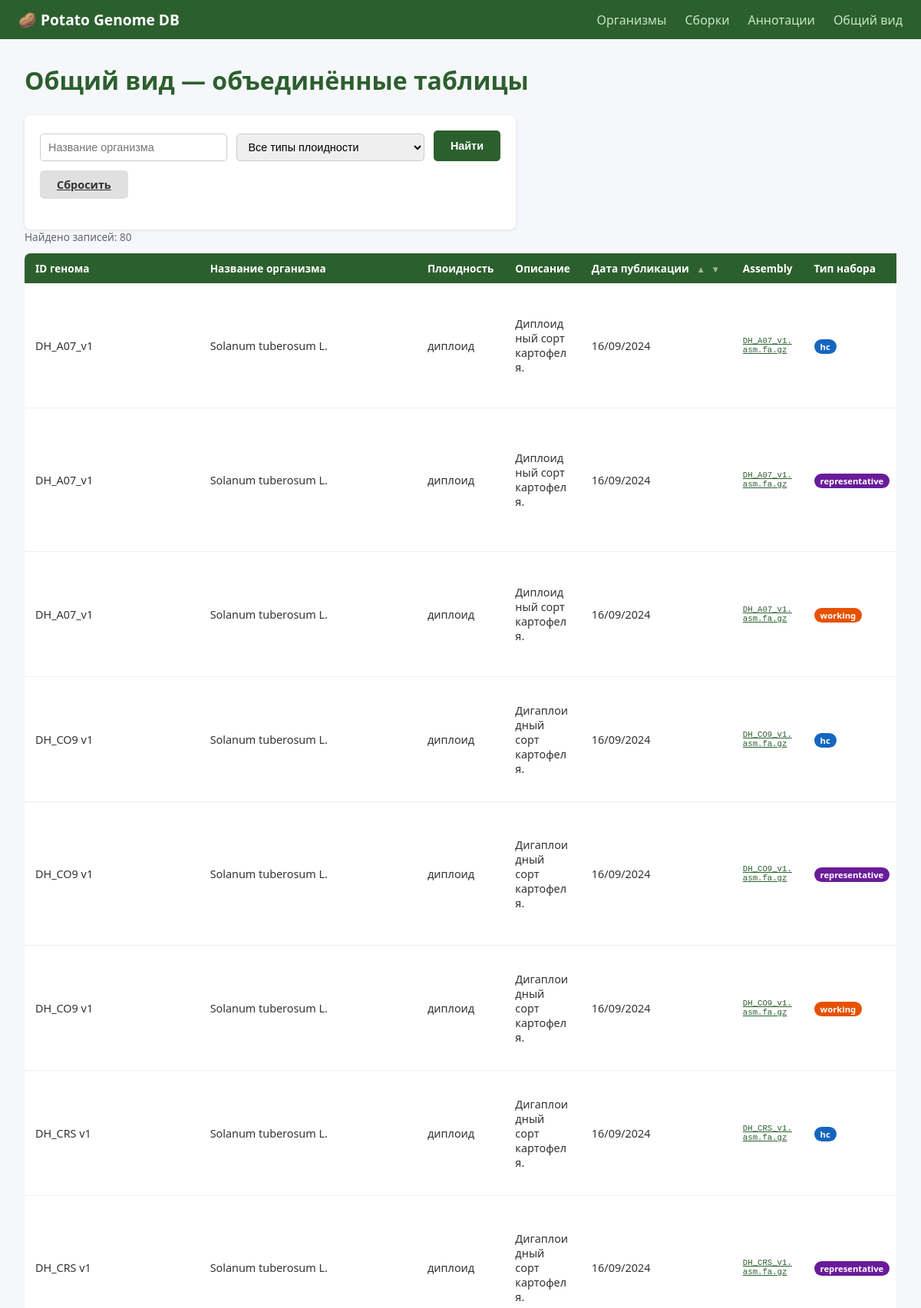
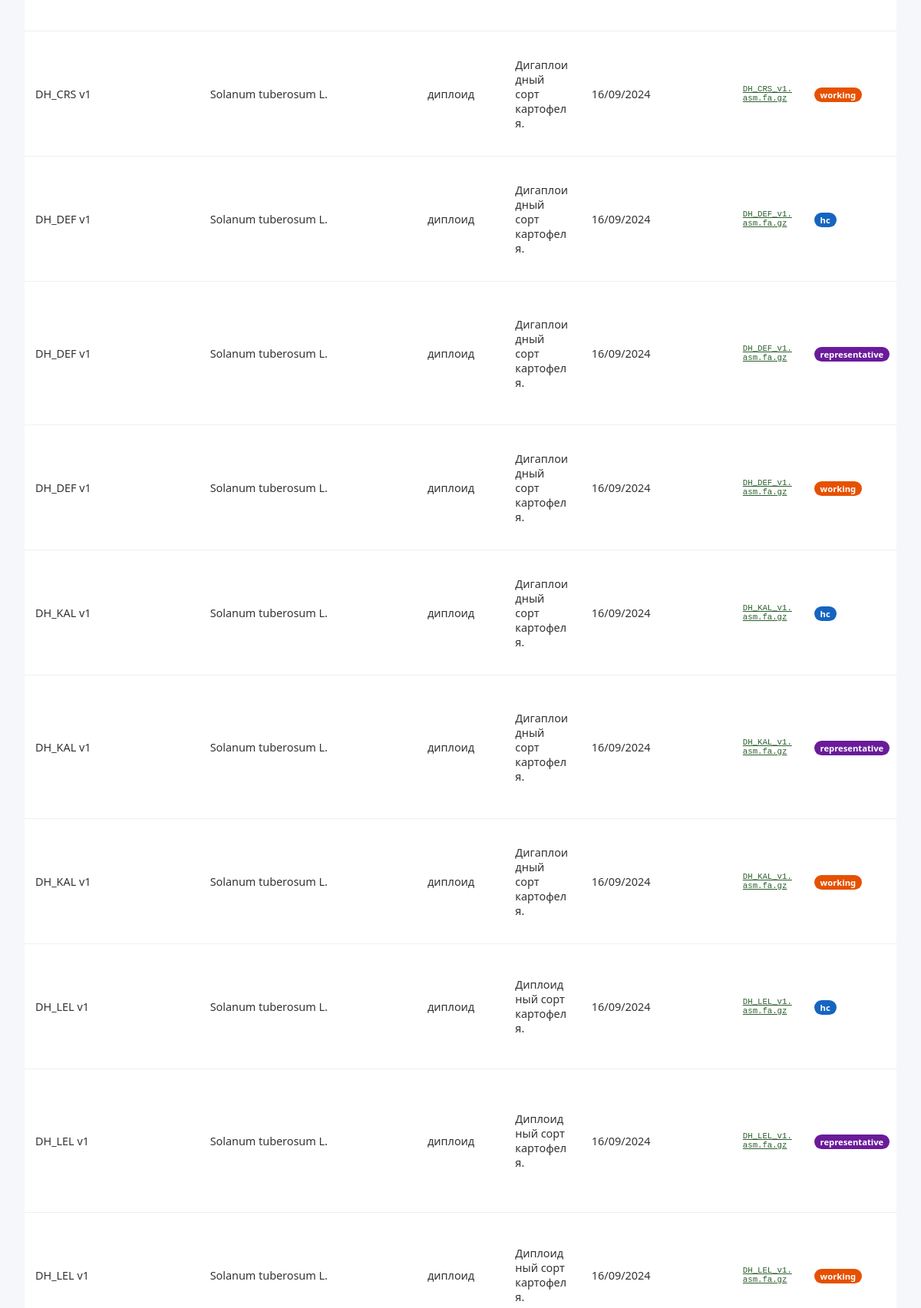
Screenshot of /joined (upper part) with the database file from the repository (2 pictures, top to bottom).
### models/Genome_annotation.py (models this page shows)
class Genome_annotation(Base):
    __tablename__ = "Genome_annotation"
    __table_args__ = (
        UniqueConstraint("genome_id", "set_type", name="uq_genome_set"),
        CheckConstraint("set_type IN ('hc', 'representative', 'working')", name="ck_set_type"),
    )
    id        = Column(Integer, primary_key=True, autoincrement=True)
    genome_id = Column(String, ForeignKey("Organism.genome_id", ondelete="CASCADE", onupdate="CASCADE"), nullable=False)
    set_type  = Column(String, nullable=False)   # 'hc' | 'representative' | 'working'
    gff3_file = Column(String, nullable=True)
    gff3_link = Column(String, nullable=True)
    cdna_file = Column(String, nullable=True)
    cdna_link = Column(String, nullable=True)
    cds_file  = Column(String, nullable=True)
    cds_link  = Column(String, nullable=True)
    pep_file  = Column(String, nullable=True)
    pep_link  = Column(String, nullable=True)
    organism = relationship("Organism", back_populates="annotation")

### models/Organism.py (models this page shows)
class Organism(Base):
    __tablename__ = "Organism"
    genome_id    = Column(String, primary_key=True, index=True)
    organism_name = Column(String, nullable=True)
    ploidy_type  = Column(String, nullable=True)
    description  = Column(Text, nullable=True)
    assembly   = relationship(
        "Genome_assembly",
        back_populates="organism",
        cascade="all, delete-orphan",
        uselist=False,
    )
    annotation = relationship(
        "Genome_annotation",
        back_populates="organism",
        cascade="all, delete-orphan",
        uselist=False,
    )

### models/Genome_assembly.py (models this page shows)
class Genome_assembly(Base):
    __tablename__ = "Genome_assembly"
    genome_id      = Column(String, ForeignKey("Organism.genome_id", ondelete="CASCADE", onupdate="CASCADE"), primary_key=True, index=True)
    assembly_file  = Column(String, nullable=True)
    assembly_link  = Column(String, nullable=True)
    masked_file    = Column(String, nullable=True)
    masked_link    = Column(String, nullable=True)
    softmasked_file = Column(String, nullable=True)
    softmasked_link = Column(String, nullable=True)
    release_date   = Column(String, nullable=True)
    organism = relationship("Organism", back_populates="assembly")

### main.py (the view)
@app.get("/joined", response_class=HTMLResponse)
def joined_view(
    request: Request, db: Session = Depends(get_db),
    organism_name: Optional[str] = None,
    ploidy_type:   Optional[str] = None,
    sort_date:     Optional[str] = None,   # "asc" | "desc"
    message: str = "", error: str = "",
):
    query = (
        db.query(
            Organism.genome_id, Organism.organism_name, Organism.ploidy_type, Organism.description,
            Genome_assembly.release_date, Genome_assembly.assembly_file, Genome_assembly.assembly_link,
            Genome_annotation.set_type,
            Genome_annotation.gff3_file, Genome_annotation.gff3_link,
            Genome_annotation.cdna_file, Genome_annotation.cdna_link,
            Genome_annotation.cds_file,  Genome_annotation.cds_link,
            Genome_annotation.pep_file,  Genome_annotation.pep_link,
        )
        .outerjoin(Genome_assembly,   Organism.genome_id == Genome_assembly.genome_id)
        .outerjoin(Genome_annotation, Organism.genome_id == Genome_annotation.genome_id)
    )
    if organism_name:
        query = query.filter(Organism.organism_name.ilike(f"%{organism_name}%"))
    if ploidy_type:
        query = query.filter(Organism.ploidy_type == ploidy_type)
    if sort_date == "asc":
        query = query.order_by(Genome_assembly.release_date.asc())
    elif sort_date == "desc":
        query = query.order_by(Genome_assembly.release_date.desc())
    ploidy_types = [r[0] for r in db.query(Organism.ploidy_type).distinct() if r[0]]
    return templates.TemplateResponse(request=request, name="joined.html", context={
        "rows": query.all(), "ploidy_types": ploidy_types,
        "filters": {
            "organism_name": organism_name,
            "ploidy_type":   ploidy_type,
            "sort_date":     sort_date,
        },
        "message": message, "error": error,
    })

### templates/joined.html (shortened to what this page needs)
{% extends "base.html" %}
{% block main_class %}wide{% endblock %}
{% block content %}
<h1>Общий вид — объединённые таблицы</h1>
<form method="get" action="/joined">
  <div class="filters">
    <input name="organism_name" placeholder="Название организма"
           value="{{ filters.organism_name or '' }}">
    <select name="ploidy_type">
      <option value="">Все типы плоидности</option>
    </select>
    <button type="submit" class="btn btn-primary">Найти</button>
    <a href="/joined" class="btn" style="background:#e0e0e0;color:#333">Сбросить</a>
  </div>
</form>
<p style="margin-bottom:12px;color:#666;font-size:.85em">
  Найдено записей: {{ rows|length }}
</p>
<div class="table-wrap">
  <table>
    <thead>
      <tr>
        <th>ID генома</th>
        <th>Название организма</th>
        <th>Плоидность</th>
        <th>Описание</th>
        <th>
          Дата публикации
          <span class="sort-links">
            <a href="?organism_name={{ filters.organism_name or '' }}&ploidy_type={{ filters.ploidy_type or '' }}&sort_date=asc"
               class="sort-btn {% if filters.sort_date == 'asc' %}sort-active{% endif %}"
               title="Сначала старые">▲</a>
            <a href="?organism_name={{ filters.organism_name or '' }}&ploidy_type={{ filters.ploidy_type or '' }}&sort_date=desc"
               class="sort-btn {% if filters.sort_date == 'desc' %}sort-active{% endif %}"
               title="Сначала новые">▼</a>
          </span>
        </th>
        <th>Assembly</th>
        <th>Тип набора</th>
      </tr>
    </thead>
    <tbody>
      {% for r in rows %}
      <tr>
        <td class="col-nowrap">{{ r.genome_id }}</td>
        <td class="col-nowrap">{{ r.organism_name }}</td>
        <td class="col-nowrap">{{ r.ploidy_type | ploidy_ru }}</td>
        <td class="col-desc">{{ r.description }}</td>
        <td class="col-nowrap">{{ r.release_date | fmt_date or '—' }}</td>
        <td class="col-file">{% if r.assembly_link %}<a href="{{ r.assembly_link }}" target="_blank">{{ r.assembly_file }}</a>{% else %}{{ r.assembly_file or '—' }}{% endif %}</td>
        <td class="col-nowrap">{% if r.set_type %}<span class="badge-{{ r.set_type }}">{{ r.set_type }}</span>{% else %}—{% endif %}</td>
      </tr>
      {% else %}
      <tr><td colspan="11" style="text-align:center;color:#aaa">Записи не найдены.</td></tr>
      {% endfor %}
    </tbody>
  </table>
</div>
{% endblock %}

### templates/base.html (style rules this page uses)
* { box-sizing: border-box; margin: 0; padding: 0; }
body { font-family: 'Segoe UI', sans-serif; background: #f5f7fa; color: #333; }
h1 { color: #2c5f2e; margin-bottom: 24px; }
.table-wrap { overflow-x: auto; }
table { width: 100%; border-collapse: collapse; background: white; border-radius: 8px; overflow: hidden; box-shadow: 0 1px 4px rgba(0,0,0,.1); }
th { background: #2c5f2e; color: white; padding: 10px 14px; text-align: left; font-size: .85em; white-space: nowrap; }
td { padding: 9px 14px; border-bottom: 1px solid #e8f5e9; font-size: .9em; }
.col-nowrap { white-space: nowrap; }
.col-desc { max-width: 340px; word-break: break-word; }
.col-file { word-break: break-all; font-family: monospace; font-size: .82em; }
form { background: white; padding: 20px; border-radius: 8px; box-shadow: 0 1px 4px rgba(0,0,0,.1); max-width: 640px; }
input, select { width: 100%; margin-top: 4px; padding: 8px 10px; border: 1px solid #ccc; border-radius: 5px; font-size: .9em; }
.btn { display: inline-block; margin-top: 16px; padding: 9px 22px; border: none; border-radius: 5px; cursor: pointer; font-size: .9em; font-weight: 600; }
.btn-primary { background: #2c5f2e; color: white; }
.filters { display: flex; gap: 12px; flex-wrap: wrap; margin-bottom: 20px; }
.filters input, .filters select { width: auto; flex: 1 1 160px; }
.filters .btn { margin-top: 0; }
td a { color: #2c5f2e; }
.sort-links { margin-left: 4px; white-space: nowrap; }
.sort-btn { color: rgba(255,255,255,.55); text-decoration: none; font-size: .85em; padding: 0 2px; }
.badge-hc { background: #1565c0; color: white; padding: 2px 8px; border-radius: 10px; font-size: .78em; font-weight: 700; white-space: nowrap; }
.badge-representative { background: #6a1b9a; color: white; padding: 2px 8px; border-radius: 10px; font-size: .78em; font-weight: 700; white-space: nowrap; }
.badge-working { background: #e65100; color: white; padding: 2px 8px; border-radius: 10px; font-size: .78em; font-weight: 700; white-space: nowrap; }

### rows the page displays
Genome_annotation: genome_id "DH_A07_v1", organism_name "Solanum tuberosum L.", ploidy_type|ploidy_ru "диплоид", description "Диплоидный сорт картофеля.", release_date|fmt_date "16/09/2024", assembly_file "DH_A07_v1.asm.fa.gz", set_type "hc"
Genome_annotation: genome_id "DH_A07_v1", organism_name "Solanum tuberosum L.", ploidy_type|ploidy_ru "диплоид", description "Диплоидный сорт картофеля.", release_date|fmt_date "16/09/2024", assembly_file "DH_A07_v1.asm.fa.gz", set_type "representative"
Genome_annotation: genome_id "DH_A07_v1", organism_name "Solanum tuberosum L.", ploidy_type|ploidy_ru "диплоид", description "Диплоидный сорт картофеля.", release_date|fmt_date "16/09/2024", assembly_file "DH_A07_v1.asm.fa.gz", set_type "working"
Genome_annotation: genome_id "DH_CO9 v1", organism_name "Solanum tuberosum L.", ploidy_type|ploidy_ru "диплоид", description "Дигаплоидный сорт картофеля.", release_date|fmt_date "16/09/2024", assembly_file "DH_CO9_v1.asm.fa.gz", set_type "hc"
Genome_annotation: genome_id "DH_CO9 v1", organism_name "Solanum tuberosum L.", ploidy_type|ploidy_ru "диплоид", description "Дигаплоидный сорт картофеля.", release_date|fmt_date "16/09/2024", assembly_file "DH_CO9_v1.asm.fa.gz", set_type "representative"
Genome_annotation: genome_id "DH_CO9 v1", organism_name "Solanum tuberosum L.", ploidy_type|ploidy_ru "диплоид", description "Дигаплоидный сорт картофеля.", release_date|fmt_date "16/09/2024", assembly_file "DH_CO9_v1.asm.fa.gz", set_type "working"
Genome_annotation: genome_id "DH_CRS v1", organism_name "Solanum tuberosum L.", ploidy_type|ploidy_ru "диплоид", description "Дигаплоидный сорт картофеля.", release_date|fmt_date "16/09/2024", assembly_file "DH_CRS_v1.asm.fa.gz", set_type "hc"
Genome_annotation: genome_id "DH_CRS v1", organism_name "Solanum tuberosum L.", ploidy_type|ploidy_ru "диплоид", description "Дигаплоидный сорт картофеля.", release_date|fmt_date "16/09/2024", assembly_file "DH_CRS_v1.asm.fa.gz", set_type "representative"
Genome_annotation: genome_id "DH_CRS v1", organism_name "Solanum tuberosum L.", ploidy_type|ploidy_ru "диплоид", description "Дигаплоидный сорт картофеля.", release_date|fmt_date "16/09/2024", assembly_file "DH_CRS_v1.asm.fa.gz", set_type "working"
Genome_annotation: genome_id "DH_DEF v1", organism_name "Solanum tuberosum L.", ploidy_type|ploidy_ru "диплоид", description "Дигаплоидный сорт картофеля.", release_date|fmt_date "16/09/2024", assembly_file "DH_DEF_v1.asm.fa.gz", set_type "hc"
Genome_annotation: genome_id "DH_DEF v1", organism_name "Solanum tuberosum L.", ploidy_type|ploidy_ru "диплоид", description "Дигаплоидный сорт картофеля.", release_date|fmt_date "16/09/2024", assembly_file "DH_DEF_v1.asm.fa.gz", set_type "representative"
Genome_annotation: genome_id "DH_DEF v1", organism_name "Solanum tuberosum L.", ploidy_type|ploidy_ru "диплоид", description "Дигаплоидный сорт картофеля.", release_date|fmt_date "16/09/2024", assembly_file "DH_DEF_v1.asm.fa.gz", set_type "working"
Genome_annotation: genome_id "DH_KAL v1", organism_name "Solanum tuberosum L.", ploidy_type|ploidy_ru "диплоид", description "Дигаплоидный сорт картофеля.", release_date|fmt_date "16/09/2024", assembly_file "DH_KAL_v1.asm.fa.gz", set_type "hc"
Genome_annotation: genome_id "DH_KAL v1", organism_name "Solanum tuberosum L.", ploidy_type|ploidy_ru "диплоид", description "Дигаплоидный сорт картофеля.", release_date|fmt_date "16/09/2024", assembly_file "DH_KAL_v1.asm.fa.gz", set_type "representative"
Genome_annotation: genome_id "DH_KAL v1", organism_name "Solanum tuberosum L.", ploidy_type|ploidy_ru "диплоид", description "Дигаплоидный сорт картофеля.", release_date|fmt_date "16/09/2024", assembly_file "DH_KAL_v1.asm.fa.gz", set_type "working"
Genome_annotation: genome_id "DH_LEL v1", organism_name "Solanum tuberosum L.", ploidy_type|ploidy_ru "диплоид", description "Диплоидный сорт картофеля.", release_date|fmt_date "16/09/2024", assembly_file "DH_LEL_v1.asm.fa.gz", set_type "hc"
Genome_annotation: genome_id "DH_LEL v1", organism_name "Solanum tuberosum L.", ploidy_type|ploidy_ru "диплоид", description "Диплоидный сорт картофеля.", release_date|fmt_date "16/09/2024", assembly_file "DH_LEL_v1.asm.fa.gz", set_type "representative"
Genome_annotation: genome_id "DH_LEL v1", organism_name "Solanum tuberosum L.", ploidy_type|ploidy_ru "диплоид", description "Диплоидный сорт картофеля.", release_date|fmt_date "16/09/2024", assembly_file "DH_LEL_v1.asm.fa.gz", set_type "working"

### other values shown
{{ rows|length }} "80"
